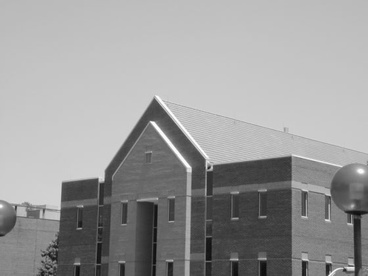
%> input picture House.jpg, 368 x 276 px, shrunk from 560 x 420 before the run
$ octave Q3.m   (GNU Octave 9; MATLAB toolbox functions it lacks are replaced by stand-ins)
%> lines starting %> are read from the running program, lines starting %| are printed output that depends on the picture
### edge_filter.m

function out=edge_filter(image,h)
img2=image(:,:,1);


a=double(img2)/255;
[ht,wt,c]=size(a);
hsize=size(h);
d=ceil(hsize/2);

a1=a;
for i=0:ht-hsize
    for j=0:wt-hsize
        b=a([1+i:hsize+i],[1+j:hsize+j]);
        b1=b.*h;
        a1(d+i,d+j)=sum(sum(b1));
    end
end

out=a1;


end

### threshold_img.m
%thresholding

function out=threshold_img(image,threshold)
th=threshold;
img1=image;
%Img_histogram(img1) ; %histogram

img1(img1<th)=0;
img1(img1>=th)=255;
%img1=medfilt2(img1(:,:,1),[5 5]);

out=img1;
end
%thresholding

### Q3.m
clc;
clear all;
close all;

img1=imread('House.jpg');
%> img1 is the input picture: size 276x368 uint8; min 11, max 255, mean 154.6

hsize=3;% size of kernal
h1 =[-1 -2 -1;0 0 0;1 2 1];%horizantal edge detection sobel filter
h2=h1';  % vertical edge detection sobel filter

%for image-1
a1=edge_filter(img1,h1); % horizantal edge
a2=edge_filter(img1,h2); % vertical edge


k1=a1;
k2=a2;

%------- Q3_c part (magnitude of gradient)-------
a11=double(a1)/255;
a22=double(a2)/255;
b1=sqrt(a11.^2+a22.^2)*255;

figure;
subplot(2,2,1)
imshow(img1);
title('given image')
subplot(2,2,2)
imshow(a1);
title('horizantal edges')
subplot(2,2,3)
imshow(a2);
title('vertical edges')
subplot(2,2,4)
imshow(b1)
title('magnitude of edges')

%2nd image
%for image-2
img2=imread('Bricks.jpg');
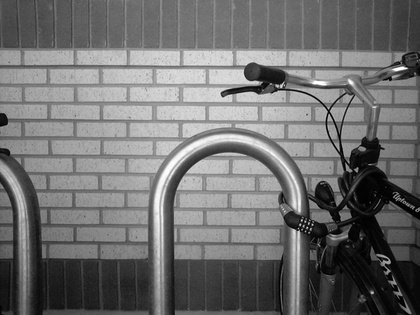
%> input picture Bricks.jpg, 420 x 315 px, shrunk from 640 x 480 before the run
%> img2 is the input picture: size 315x420 uint8; min 0, max 255, mean 112.2

a3=edge_filter(img2,h1); % horizantal edge
a4=edge_filter(img2,h2); % vertical edge
%> call 4 of edge_filter, with h = [-1 0 1; -2 0 2; -1 0 1]
%> after the loop in edge_filter (call 4), `for i=0:ht-hsize`:
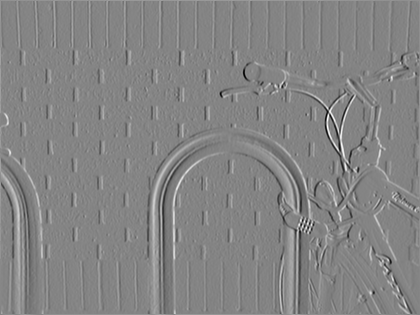
%> a1: size 315x420 double; min -2.89, max 2.68, mean 0.000821; drawn with min black and max white

k3=a3;
k4=a4;

a33=double(a3)/255;
a44=double(a4)/255;
b2=sqrt(a33.^2+a44.^2)*255;

figure;
subplot(2,2,1)
imshow(img2);
title('given image')
subplot(2,2,2)
imshow(a3);
title('horizantal edges')
subplot(2,2,3)
imshow(a4);
title('vertical edges')
subplot(2,2,4)
imshow(b2)
title('magnitude of edges')
% ------end-----

b_1=uint8(b1*255);
b_2=uint8(b2*255);


%-------thresholding----------
mg1=threshold_img(b_1,100);
%> in threshold_img, `img1(img1>=th)=255;`:
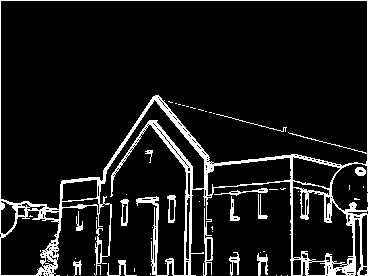
%> img1: size 276x368 uint8; 9.5% white in thin lines or dots
mg2=threshold_img(b_2,100);
%> in threshold_img (call 2), `img1(img1>=th)=255;`: img1: size 315x420 uint8; 26.4% white in thin lines or dots
%--end---
figure;
subplot(2,1,1)
imshow(mg1)
title('after thresholding magnitude of edges image-1')
subplot(2,1,2)
imshow(mg2)
title('after thresholding magnitude ofedges image-2')

%--------------diagonal edge detection --------
c1=k2./k1;
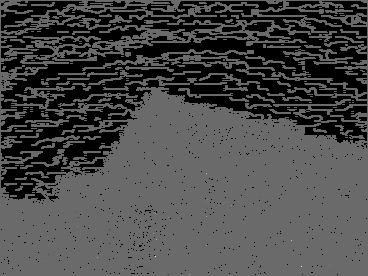
%> c1: size 276x368 double; 31.62% of the values are NaN or infinite; the others: min -4.72e+16, max 6.56e+16, mean -1.13e+12; drawn with min black, max white, NaN and infinite black
C2=atan(c1);
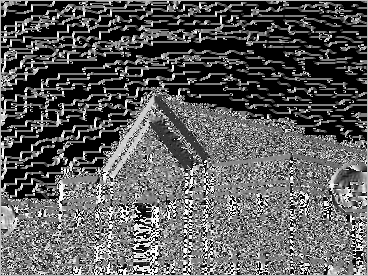
%> C2: size 276x368 double; 29.09% of the values are NaN or infinite; the others: min -1.57, max 1.57, mean 0.0394; drawn with min black, max white, NaN and infinite black
m1=C2*180/pi;
m2=(m1>=40 & m1<=50 | m1>=-50 & m1<=-40 | m1 >=-140 & m1<=-130 | m1>=130 & m1<=140);
%> m2: size 276x368 logical; 11.3% white in thin lines or dots

mg1=double(mg1);
%> mg1: size 276x368 double; 9.5% white in thin lines or dots
f1=m2.*b1;

figure;
subplot(2,1,1)
imshow(f1)
title('diagonal edges(45 and 135 degrees)in image-1')

%--------------diagonal edge detection --------
p1=k4./k3;
p2=atan(p1);
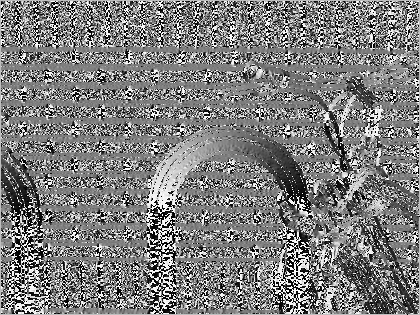
%> p2: size 315x420 double; 0.04% of the values are NaN or infinite; the others: min -1.57, max 1.57, mean -0.02; drawn with min black, max white, NaN and infinite black
m3=p2*180/pi;
m4=(m3>=40 & m3<=50 | m3>=-50 & m3<=-40 | m3 >=-140 & m3<=-130 | m3>=130 & m3<=140);
%> m4: size 315x420 logical; 9.2% white in thin lines or dots

mg2=double(mg2);
%> mg2: size 315x420 double; 26.4% white in thin lines or dots
f2=m4.*b2;

subplot(2,1,2)
imshow(f2)
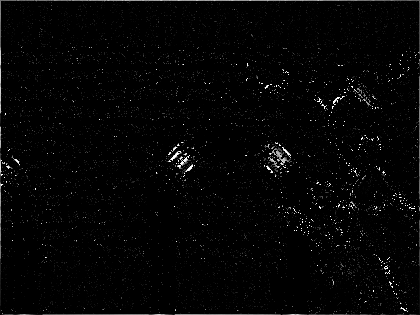
%> displayed picture: size 315x420, on the screen's scale of 0 to 255; min 0, max 255, mean 4.9
title('diagonal edges(45 and 135 degrees)in image-2')
